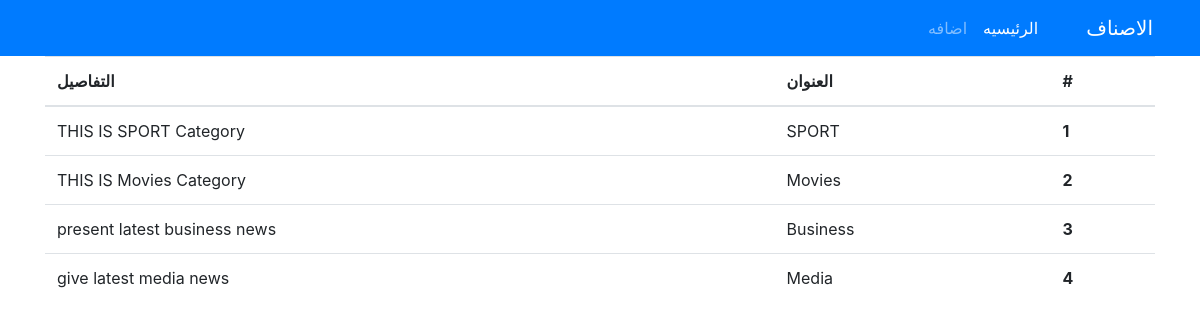
The page /news/category on the database its author committed.
### news/models.py (models this page shows, shortened)
class Category(models.Model):
    title = models.CharField(max_length=200)
    description = models.CharField(max_length=200)

### news/views.py (the view)
# urls.py: path('category', views.category_index, name='category_index'),
def category_index(request):
    Categories = Category.objects.all()
    return render(request, 'category/index.html', {'categories': Categories})

### news/templates/category/index.html
{% extends 'category/base.html' %}
{% block content %}
<table class="table">
    <thead>
        <tr>
            <th scope="col">#</th>
            <th scope="col">العنوان</th>
            <th scope="col">التفاصيل</th>
        </tr>
    </thead>
    <tbody>
        {% for category in categories %}
        <tr>
            <th scope="row">{{forloop.counter}}</th>
            <td>{{category.title}}</td>
            <td>{{category.description}}</td>
        </tr>
        {% endfor %}
    </tbody>
</table>
{% endblock %}

### rows shown on the page
Category: title "SPORT", description "THIS IS SPORT Category"
Category: title "Movies", description "THIS IS Movies Category"
Category: title "Business", description "present latest business news"
Category: title "Media", description "give latest media news"
